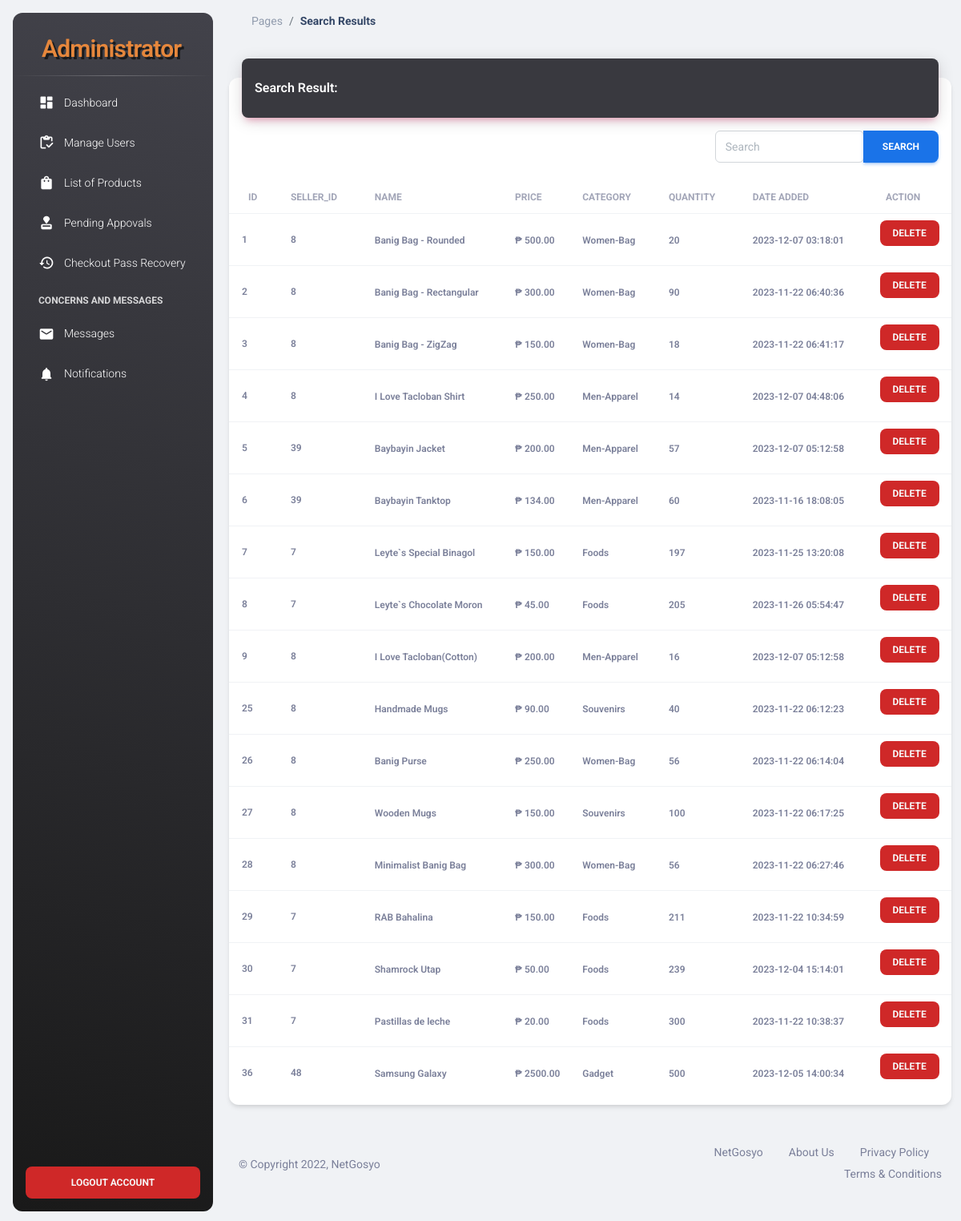
/NetGosyo-Admin/action-search-product.php (signed in), run on an earlier commit of the app's database.
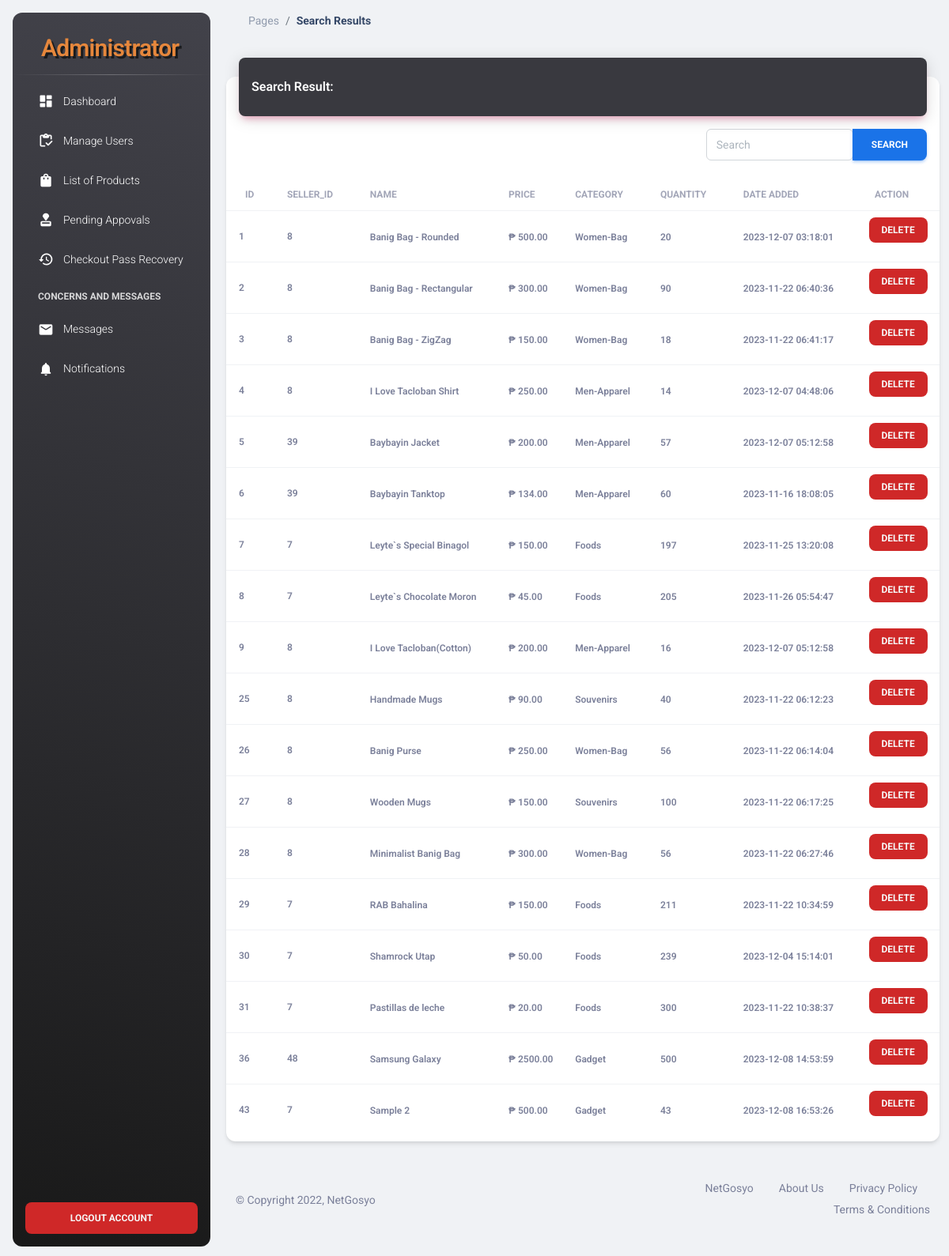
And on a later commit of the database.
### tables this page shows
CREATE TABLE `products` (
  `id` int(100) NOT NULL,
  `user_id` int(11) NOT NULL,
  `name` varchar(100) NOT NULL,
  `price` varchar(100) NOT NULL,
  `image` varchar(100) NOT NULL,
  `item_brand` varchar(100) NOT NULL,
  `quantity` int(100) NOT NULL,
  `description` varchar(5000) NOT NULL,
  `sales` int(100) NOT NULL,
  `weight` varchar(250) NOT NULL,
  `date_added` timestamp NOT NULL DEFAULT current_timestamp() ON UPDATE current_timestamp()
);

### NetGosyo-Admin/search-product.php (the view)
<?php
  include('header.php');
  ?>
<main class="main-content position-relative max-height-vh-100 h-100 border-radius-lg ">
    <nav class="navbar navbar-main navbar-expand-lg px-0 mx-4 shadow-none border-radius-xl" id="navbarBlur"
        data-scroll="true">
        <div class="container-fluid py-1 px-3">
            <nav aria-label="breadcrumb">
                <ol class="breadcrumb bg-transparent mb-0 pb-0 pt-1 px-0 me-sm-6 me-5">
                    <li class="breadcrumb-item text-sm"><a class="opacity-5 text-dark" href="javascript:;">Pages</a>
                    </li>
                    <li class="breadcrumb-item text-sm text-dark active" aria-current="page"><b>Search Results</b></li>
                </ol>
            </nav>
        </div>
    </nav>
    <div class="container-fluid py-4">
        <div class="row">
            <div class="col-12">
                <div class="card my-4">
                    <div class="card-header p-0 position-relative mt-n4 mx-3 z-index-2">
                        <div class="color-greyish-bg shadow-primary border-radius-lg pt-4 pb-3">
                            <h6 class="text-white text-capitalize ps-3">Search Result:</h6>
                        </div>
                    </div>
                    <div class="ms-md-auto pe-md-3 d-flex align-items-center pt-3 p-l-2">
                        <div class="input-group input-group-outline">
                            <form class="input-group input-group-outline" role="search" method="GET"
                                action="action-search-product.php">
                                <input class="form-control mr-sm-2" name="search-product" type="search"
                                    value="<?php echo isset($_GET['search-product']) ? $_GET['search-product'] : ''; ?>"
                                    placeholder="Search" aria-label="Search">
                                <button class="btn btn-info my-2 my-sm-0" type="submit">Search</button>
                            </form>
                        </div>
                    </div>
                    <div class="card-body px-0 pb-2">
                        <div class="table-responsive p-0">
                            <table class="table align-items-center justify-content-center mb-0">
                                <thead>
                                    <tr>
                                        <th class="text-uppercase text-secondary text-xs font-weight-bolder opacity-7">
                                            Id</th>
                                        <th
                                            class="text-uppercase text-secondary text-xs font-weight-bolder opacity-7 ps-2">
                                            Seller_Id</th>
                                        <th
                                            class="text-uppercase text-secondary text-xs font-weight-bolder opacity-7 ps-2">
                                            Name</th>
                                        <th
                                            class="text-uppercase text-secondary text-xs font-weight-bolder opacity-7 ps-2">
                                            Price</th>
                                        <th
                                            class="text-uppercase text-secondary text-xs font-weight-bolder opacity-7 ps-2">
                                            Category</th>
                                        <th
                                            class="text-uppercase text-secondary text-xs font-weight-bolder opacity-7 ps-2">
                                            Quantity</th>
                                        <th
                                            class="text-uppercase text-secondary text-xs font-weight-bolder opacity-7 ps-2">
                                            Date Added</th>
                                        <th
                                            class="text-uppercase text-secondary text-xs font-weight-bolder text-center opacity-7 ps-2">
                                            Action</th>
                                    </tr>
                                </thead>
                                <tbody>
                                    <?php
                                $search = isset($_GET['search-product']) ? $_GET['search-product'] : '';
                                $select_product = mysqli_query($conn, "SELECT * FROM `products` WHERE `name` LIKE '%{$search}%'") or die('query failed!');
                                $rows = mysqli_fetch_all($select_product, MYSQLI_ASSOC);
                                if (mysqli_num_rows($select_product) > 0) {
                                foreach ($rows as $fetch_product) {
                                ?>
                                    <tr>
                                        <td>
                                            <div class="d-flex px-2 py-1">
                                                <div class="d-flex flex-column justify-content-center">
                                                    <p class="text-xs font-weight-bold mb-0">
                                                        <?php echo $fetch_product['id'];?></p>
                                                </div>
                                            </div>
                                        </td>
                                        <td>
                                            <p class="text-xs font-weight-bold mb-0">
                                                <?php echo $fetch_product['user_id'];?></p>
                                        </td>
                                        <td>
                                            <span
                                                class="text-xs font-weight-bold"><?php echo $fetch_product['name'];?></span>
                                        </td>
                                        <td>
                                            <span class="text-xs font-weight-bold">₱
                                                <?php echo $fetch_product['price'];?>.00</span>
                                        </td>
                                        <td>
                                            <span
                                                class="text-xs font-weight-bold"><?php echo $fetch_product['item_brand'];?></span>
                                        </td>
                                        <td>
                                            <span
                                                class="text-xs font-weight-bold"><?php echo $fetch_product['quantity'];?></span>
                                        </td>
                                        <td>
                                            <span
                                                class="text-xs font-weight-bold"><?php echo $fetch_product['date_added'];?></span>
                                        </td>
                                        <td class="align-middle text-center">
                                            <a href="seller-action.php?deleteProduct=1&id=<?= $fetch_product['id'] ?>"
                                                onclick="return confirm('Are you sure do you want to Delete this Product?')"><button
                                                    type="button" class="btn button-remove btn-sm">Delete</button></a>
                                        </td>
                                    </tr>
                                    <?php
                                    };
                                        };
                                            ?>
                                </tbody>
                            </table>
                        </div>
                    </div>
                </div>
            </div>
        </div>
        <?php
  include('footer.php');
  ?>

### NetGosyo-Admin/action-search-product.php (shortened to what this page needs)
<?php
include 'config.php';
 $search = isset($_GET['search-product']) ? $_GET['search-product'] : '';
 $select_product = mysqli_query($conn, "SELECT * FROM `products` WHERE `name` LIKE '%{$search}%'") or die('query failed!');
 if(mysqli_num_rows($select_product)!= null){
	include ('search-product.php');
 }else{
	include ('no-found-product.php');
 }
?>

### NetGosyo-Admin/header.php (shortened to what this page needs)
<!DOCTYPE html>
<html lang="en">
<head>
  <link href="../NetGosyo-Admin/assets/css/nucleo-icons.css" rel="stylesheet" />
  <link href="../NetGosyo-Admin/assets/css/nucleo-svg.css" rel="stylesheet" />
  <link id="pagestyle" href="../NetGosyo-Admin/assets/css/material-dashboard.css?v=3.1.0" rel="stylesheet" />
  <link rel="stylesheet" href="../NetGosyo-Admin/assets/css/style.css">
</head>
<body class="g-sidenav-show  bg-gray-200">
  <aside class="sidenav navbar navbar-vertical navbar-expand-xs border-0 border-radius-xl my-3 fixed-start ms-3   bg-gradient-dark" id="sidenav-main">
    <div class="sidenav-header">
      <a class="navbar-brand m-0" href="#">
        <span class="ms-1 font-weight-bold h3 strokeme">Administrator</span>
      </a>
    </div>
    <hr class="horizontal light mt-0 mb-2">
    <div class="collapse navbar-collapse  w-auto " id="sidenav-collapse-main">
      <ul class="navbar-nav">
        <li class="nav-item">
          <a class="nav-link text-white" href="index.php">
            <div class="text-white text-center me-2 d-flex align-items-center justify-content-center">
              <i class="material-icons opacity-10">dashboard</i>
            </div>
            <span class="nav-link-text ms-1">Dashboard</span>
          </a>
        </li>
        <li class="nav-item ">
          <a class="nav-link text-white " href="manage_users.php">
            <div class="text-white text-center me-2 d-flex align-items-center justify-content-center">
              <i class="material-icons opacity-10">inventory</i>
            </div>
            <span class="nav-link-text ms-1">Manage Users</span>
          </a>
        </li>
        <li class="nav-item ">
          <a class="nav-link text-white " href="product_list.php">
            <div class="text-white text-center me-2 d-flex align-items-center justify-content-center">
              <i class="material-icons opacity-10">shopping_bag</i>
            </div>
            <span class="nav-link-text ms-1">List of Products</span>
          </a>
        </li>
        <li class="nav-item ">
          <a class="nav-link text-white " href="pending_approval.php">
            <div class="text-white text-center me-2 d-flex align-items-center justify-content-center">
              <i class="material-icons opacity-10">approval</i>
            </div>
            <span class="nav-link-text ms-1">Pending Appovals</span>
          </a>
        </li>
        <li class="nav-item ">
          <a class="nav-link text-white " href="checkout-pass.php">
            <div class="text-white text-center me-2 d-flex align-items-center justify-content-center">
              <i class="material-icons opacity-10">history</i>
            </div>
            <span class="nav-link-text ms-1">Checkout Pass Recovery</span>
          </a>
        </li>
        <li class="nav-item mt-3">
          <h6 class="ps-4 ms-2 text-uppercase text-xs text-white font-weight-bolder opacity-8">Concerns and Messages</h6>
        </li>
        <li class="nav-item">
          <a class="nav-link text-white " href="messages.php">
            <div class="text-white text-center me-2 d-flex align-items-center justify-content-center">
              <i class="material-icons opacity-10">mail</i>
            </div>
            <span class="nav-link-text ms-1">Messages</span>
          </a>
        </li>
        <li class="nav-item">
          <a class="nav-link text-white " href="notifications.php">
            <div class="text-white text-center me-2 d-flex align-items-center justify-content-center">
              <i class="material-icons opacity-10">notifications</i>
            </div>
            <span class="nav-link-text ms-1">Notifications</span>
          </a>
        </li>
      </ul>
    </div>
    <div class="sidenav-footer position-absolute w-100 bottom-0 ">
      <div class="mx-3">
        <a class="btn button-remove w-100" href="logout.php" type="button">Logout Account</a>
      </div>
    </div>
  </aside>

### NetGosyo-Admin/footer.php (shortened to what this page needs)
<footer class="footer py-4  ">
        <div class="container-fluid">
          <div class="row align-items-center justify-content-lg-between">
            <div class="col-lg-6 mb-lg-0 mb-4">
              <div class="copyright text-center text-sm text-muted text-lg-start">
                © Copyright 2022, NetGosyo
              </div>
            </div>
            <div class="col-lg-6">
              <ul class="nav nav-footer justify-content-center justify-content-lg-end">
                <li class="nav-item">
                  <a href="#" class="nav-link text-muted">NetGosyo</a>
                </li>
                <li class="nav-item">
                  <a href="../about-us.php" class="nav-link text-muted">About Us</a>
                </li>
                <li class="nav-item">
                  <a href="#" class="nav-link text-muted">Privacy Policy</a>
                </li>
                <li class="nav-item">
                  <a href="#" class="nav-link pe-0 text-muted">Terms & Conditions</a>
                </li>
              </ul>
            </div>
          </div>
        </div>
</footer>
</div>
</main>
</body>
</html>

### NetGosyo-Admin/assets/css/style.css (style rules this page uses)
.color-greyish-bg { background: #39393f; }
.text-white { color: #f6f6f6; }
.button-remove { background: #cf2828; color: #f6f6f6; }
.strokeme { color: #E6873C; text-shadow: 3px 3px #1a1b1d; }

What changed in the data, as far as the page shows it:
changed products "Samsung Galaxy": date_added "2023-12-05 14:00:34" → "2023-12-08 14:53:59"
added products: id "43", user "7", name "Sample 2", price "500", item_brand "Gadget", quantity "43", date_added "2023-12-08 16:53:26"
